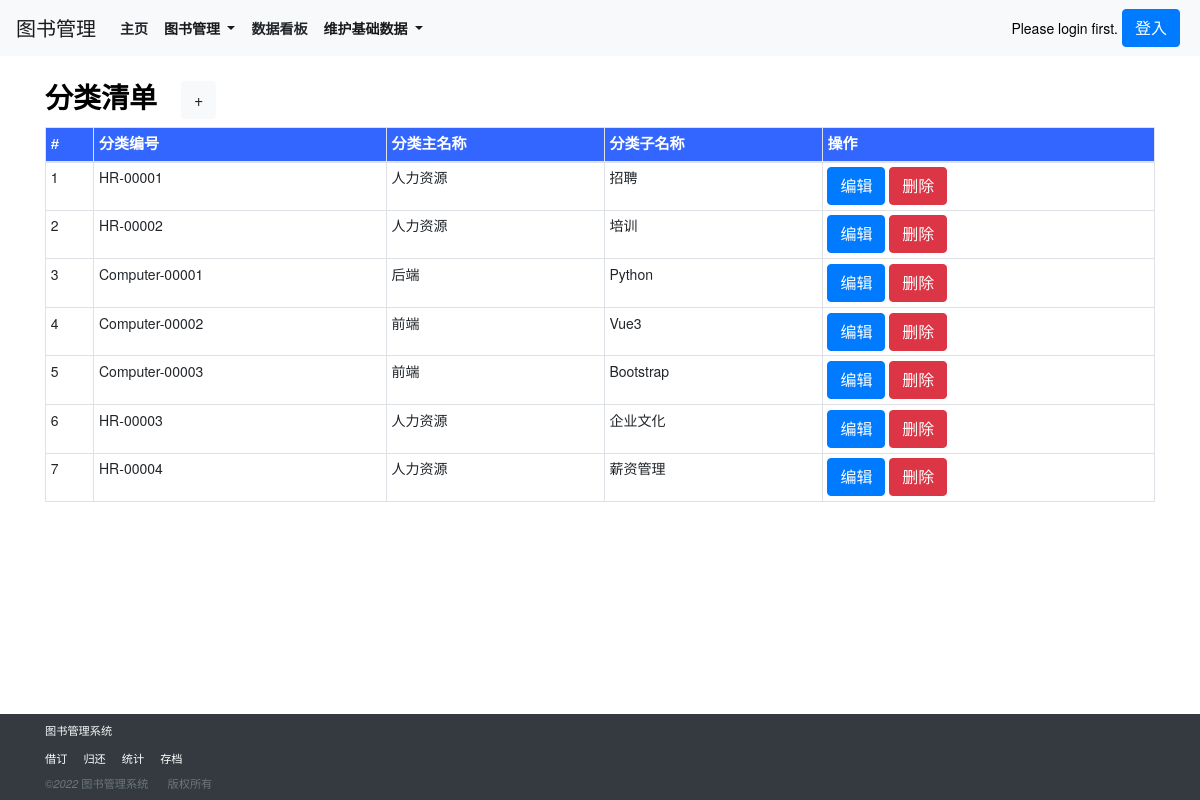
Screenshot of /categorylist_show/ with the database file from the repository.
### book/models.py (models this page shows, shortened)
class category(models.Model):
    cid = models.AutoField(primary_key=True)
    category_id = models.CharField(max_length=500,verbose_name=('分类编号'),)
    category_keyname = models.CharField(max_length=500,verbose_name=('分类主名称'),)
    category_subname = models.CharField(max_length=500,verbose_name=('分类子名称'),)
    class Meta:
        verbose_name = ('分类')
        verbose_name_plural = ('分类')

### book/views.py (the view)
# urls.py: path('categorylist_show/', views.categorylist_show, name='categorylist_show'),
def categorylist_show(request):
    categorylist = category.objects.all()
    context = {
        'categorylist':categorylist,
    }
    return render(request,'categorylist_show.html',context)

### templates/categorylist_show.html (shortened to what this page needs)
{% extends 'base.html' %}
{% load static %}
{% block body_block %}
<div class="container">
    <div class="row py-4 align-items-center">
        <div class="col-lg-12 col-md-12 mt-0 table-responsive"  style="background-color: #fff;">
            <h3 class="font-weight-bold">分类清单<a class="ml-4 btn btn-light" href="/categorylist_new/">+</a></h3>
            <table class="table table-striped table-sm table-bordered ">
                <thead>
                    <tr style="color:White;background-color:#3366FF;font-family:微軟正黑體,Tahoma,Arial,微軟雅黑體;font-size:15px;">
                        <th scope="col">#</th>
                        <th scope="col">分类编号</th>
                        <th scope="col">分类主名称</th>
                        <th scope="col">分类子名称</th>
                        <th scope="col">操作</th>
                    </tr>
                </thead>
                {% for category in categorylist %}
                    <td>{{ category.cid }}</td>
                    <td>{{ category.category_id }}</td>
                    <td>{{ category.category_keyname }}</td>
                    <td>{{ category.category_subname }}</td>
                    <td>
                        <a class="btn btn-primary btn-xs" href="/categorylist_edit/{{ category.cid }}/">编辑</a>
                        <a class="btn btn-danger btn-xs" href="/categorylist_delete/{{ category.cid }}/">删除</a>
                    </td>
                {% endfor %}
            </table>
        </div>
    </div>
</div>
<br>
<br>
<br>
<br>
<br>
{% endblock %}

### templates/base.html (style rules this page uses)
html, body { position: relative; height: 100%; }
body { background: #fff; font-family: Helvetica Neue, Helvetica, Arial, sans-serif; font-size: 14px; color:#000; margin: 10; padding: 10; }

### rows the page displays
category: cid "1", category_id "HR-00001", category_keyname "人力资源", category_subname "招聘"
category: cid "2", category_id "HR-00002", category_keyname "人力资源", category_subname "培训"
category: cid "3", category_id "Computer-00001", category_keyname "后端", category_subname "Python"
category: cid "4", category_id "Computer-00002", category_keyname "前端", category_subname "Vue3"
category: cid "5", category_id "Computer-00003", category_keyname "前端", category_subname "Bootstrap"
category: cid "6", category_id "HR-00003", category_keyname "人力资源", category_subname "企业文化"
category: cid "7", category_id "HR-00004", category_keyname "人力资源", category_subname "薪资管理"
